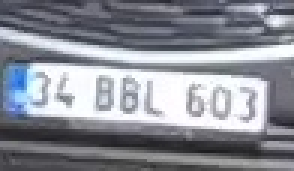
#> input picture license_plate_rec/plate_snaps/plate_100.jpg, 98 x 57 px (shown 3 times larger); its folder holds only this picture in this run
$ python plate_cls.py
#> lines starting #> are read from the running program, lines starting #| are printed output that depends on the picture; after the words box and inside, x2 and y2 are one past the last pixel; in counts of white or black regions, pixels touching at a corner belong together
#> in process_folder_deskew, img is the input picture: shape (57, 98, 3); mean B, G, R 149.9, 141.3, 138.3
import cv2
import numpy as np
from pathlib import Path


def _counter_rotation_deg_from_rect(rect):
    # rect: ((cx,cy), (w,h), ang)  ang ∈ (-90, 0]
    (w, h) = rect[1]
    ang = float(rect[2])

    # Uzun kenarı yataya getir
    if w < h:
        ang += 90.0

    rot = ang  # KARŞI döndürme

    # En küçük eşdeğer döndürmeye indir (−90, 90] aralığına sıkıştır)
    if rot > 90.0:
        rot -= 180.0
    elif rot <= -90.0:
        rot += 180.0
    return rot


def normalize_src_orientation(src: np.ndarray) -> np.ndarray:
    """TL,TR üstte; BL,BR altta ve sol gerçekten solda kalsın."""
    src = np.asarray(src, dtype=np.float32)
    TL, TR, BR, BL = src
    # 180° ters mi?
    if (TL[1] + TR[1]) * 0.5 > (BL[1] + BR[1]) * 0.5:
        src = np.array([BL, BR, TR, TL], dtype=np.float32)
    # ayna mı?
    TL, TR, BR, BL = src
    if (TL[0] + BL[0]) * 0.5 > (TR[0] + BR[0]) * 0.5:
        src = np.array([TR, TL, BL, BR], dtype=np.float32)
    return src


def order_points(pts: np.ndarray) -> np.ndarray:
        pts = pts.astype(np.float32)
        s = pts.sum(axis=1)
        diff = np.diff(pts, axis=1).ravel()
        tl = pts[np.argmin(s)]
        br = pts[np.argmax(s)]
        tr = pts[np.argmin(diff)]
        bl = pts[np.argmax(diff)]
        return np.array([tl, tr, br, bl], dtype=np.float32)


def _find_contours(img, mode=cv2.RETR_EXTERNAL, method=cv2.CHAIN_APPROX_SIMPLE):

    res = cv2.findContours(img, mode, method)
    cnts = res[0] if len(res) == 2 else res[1]
    return cnts


def deskew(roi_bgr: np.ndarray, *,
           do_perspective: bool = True,
           min_contour_area: int = 120,
           canny1: int = 60,
           canny2: int = 120,
           debug: bool = False
           ):


#> called with do_perspective = True, min_contour_area = 120, canny1 = 60, canny2 = 120, debug = True
    H, W = roi_bgr.shape[:2]
#> H = 57; W = 98
    dbg = {}

    gray = cv2.cvtColor(roi_bgr, cv2.COLOR_BGR2GRAY)
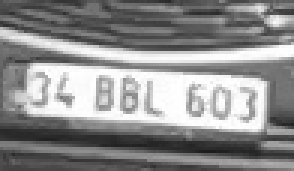
#> gray: shape (57, 98) (shown 3 times larger); min 28, max 255, mean 141.4
    ######***************
    gray_f = cv2.bilateralFilter(gray, 7, 50, 50)
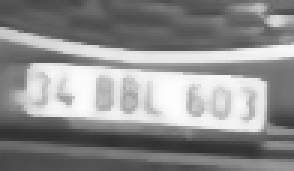
#> gray_f: shape (57, 98) (shown 3 times larger); min 48, max 253, mean 141.9
    edges = cv2.Canny(gray_f, canny1, canny2)
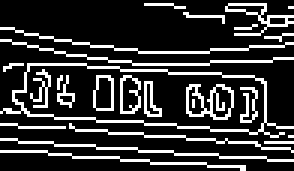
#> edges: shape (57, 98) (shown 3 times larger); 20.1% white in thin lines or dots
    edges = cv2.morphologyEx(edges, cv2.MORPH_CLOSE, np.ones((3,3), np.uint8), iterations=1)
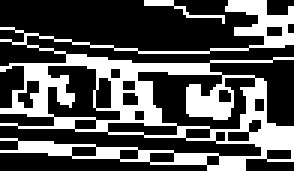
#> edges: shape (57, 98) (shown 3 times larger); 32.7% white; 2 white regions
    #######*************

    if debug:
        dbg["edges"] = edges.copy()


    cnts = _find_contours(edges)
#> in _find_contours, `res = cv2.findContours(img, mode, method)`: res = 2 contours, 1 with area under 20; largest, box (x1, y1, x2, y2) and area: (0, 0, 98, 57) 2384
#> in _find_contours, `cnts = res[0] if len(res) == 2 else res[1]`: cnts has the same summary as res
#> cnts has the same summary as res in _find_contours
    cnt = max(cnts, key=cv2.contourArea) if cnts else None
#> cnt = contour of 209 points, box (x1, y1, x2, y2) (0, 0, 98, 57), area 2384
    if cnt is not None and cv2.contourArea(cnt) < min_contour_area:
        cnt = None

    ####minarearect

    angle = 0.0
    if cnt is not None:
        rect = cv2.minAreaRect(cnt)             # ((cx,cy), (w,h), angle)  angle ∈ (-90,0]
#> rect = ((48.5, 28), (56, 97), -90)
        angle = _counter_rotation_deg_from_rect(rect)
#> in _counter_rotation_deg_from_rect, `(w, h) = rect[1]`: w = 56; h = 97
#> in _counter_rotation_deg_from_rect, `ang = float(rect[2])`: ang = -90
#> in _counter_rotation_deg_from_rect, `ang += 90.0`: ang = 0
#> angle = 0
# =============================================================================
#         (w, h) = rect[1]
#         ang = rect[2]
#
#         if w < h:
#             ang += 90.0
#         angle = ang
#
# =============================================================================


    #Deskew
    M = cv2.getRotationMatrix2D((W/2.0, H/2.0), angle, 1.0)           ##goruntunun merkezini secer , dondurmek icin
#> M = [[1, 0, 0], [0, 1, 0]]
    rotated = cv2.warpAffine(roi_bgr, M, (W, H), flags=cv2.INTER_CUBIC, borderMode=cv2.BORDER_REPLICATE)        #dondur

# =============================================================================
#     if not do_perspective:
#         return (rotated, dbg) if debug else rotated
# =============================================================================

    if debug:
        dbg["angle_deg"] = float(angle)  # burada artık 150-180 gibi değer görmeyeceksin

    #4 kose perspektif duzeltme
    gry = cv2.cvtColor(rotated, cv2.COLOR_BGR2GRAY)
    thr = cv2.threshold(gry, 0, 255, cv2.THRESH_BINARY + cv2.THRESH_OTSU)[1]
#> thr: shape (57, 98); 34.2% white; 16 white regions (13 under 20 px), largest, box (x1, y1, x2, y2) and area: (4, 21, 89, 44) 1391, (0, 9, 98, 22) 418, (77, 1, 98, 9) 57
    thr = cv2.morphologyEx(thr, cv2.MORPH_CLOSE, np.ones((3,3), np.uint8), iterations=2)
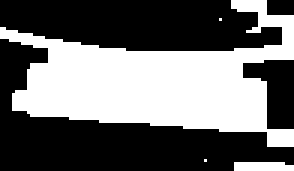
#> thr: shape (57, 98) (shown 3 times larger); 42% white; 4 white regions (2 under 20 px)

    if debug:
        dbg["thr"] = thr.copy()

    cnts2= _find_contours(thr)
#> in _find_contours (call 2), `res = cv2.findContours(img, mode, method)`: res = 4 contours, 2 with area under 20; largest, box (x1, y1, x2, y2) and area: (0, 0, 98, 49) 2098, (78, 54, 98, 57) 36
#> in _find_contours (call 2), `cnts = res[0] if len(res) == 2 else res[1]`: cnts has the same summary as res
#> cnts2 has the same summary as res in _find_contours
    if not cnts2:
        return (rotated , dbg) if debug else rotated

    cnt2 = max(cnts2, key = cv2.contourArea)
#> cnt2 = contour of 91 points, box (x1, y1, x2, y2) (0, 0, 98, 49), area 2098
    peri = cv2.arcLength(cnt2, True)
#> peri = 387.2
    approx = cv2.approxPolyDP(cnt2, 0.02*peri, True)
#> approx = contour of 10 points, box (x1, y1, x2, y2) (0, 0, 98, 49), area 2352


    ####4 kose degilse
    if len(approx) == 4 and cv2.isContourConvex(approx):
            quad = approx.reshape(4, 2).astype(np.float32)   # <-- reshape
    else:
            box = cv2.boxPoints(cv2.minAreaRect(cnt2))
#> box = [[97, 48], [-1.47e-15, 48], [0, 0], [97, 0]]
            quad = box.astype(np.float32)
#> quad = [[97, 48], [-1.47e-15, 48], [0, 0], [97, 0]]

    src = order_points(quad)
#> in order_points, `s = pts.sum(axis=1)`: s = [145, 48, 0, 97]
#> in order_points, `diff = np.diff(pts, axis=1).ravel()`: diff = [-49, 48, 0, -97]
#> in order_points, `tl = pts[np.argmin(s)]`: tl = [0, 0]
#> in order_points, `br = pts[np.argmax(s)]`: br = [97, 48]
#> in order_points, `tr = pts[np.argmin(diff)]`: tr = [97, 0]
#> in order_points, `bl = pts[np.argmax(diff)]`: bl = [-1.47e-15, 48]
#> src = [[0, 0], [97, 0], [97, 48], [-1.47e-15, 48]]
    src = normalize_src_orientation(src)
#> in normalize_src_orientation, `TL, TR, BR, BL = src`: TL = [0, 0]; TR = [97, 0]; BR = [97, 48]; BL = [-1.47e-15, 48]


    #boyut

    widthA = np.linalg.norm(src[2] - src[3])
#> widthA = 97
    widthB = np.linalg.norm(src[1] - src[0])
#> widthB = 97
    heightA = np.linalg.norm(src[1] - src[2])
#> heightA = 48
    heightB = np.linalg.norm(src[0] - src[3])
#> heightB = 48


    maxW = int(max(widthA, widthB))
#> maxW = 97
    maxH = int(max(heightA, heightB))
#> maxH = 48
    maxW = max(maxW, 40)
    maxH = max(maxH, 20)


    aspect = maxW / max(1, maxH)
#> aspect = 2.02
    if aspect > 2.0:
        tgtH = 64
        tgtW = int(tgtH * min(max(aspect, 3.0), 6.0))  # 3–6 aralığına sıkıştırıyo
#> tgtW = 192
    else:
        tgtH = 96
        tgtW = int(tgtH * min(max(aspect, 1.2), 2.2))

    dst = np.array([[0, 0],
                    [tgtW - 1, 0],
                    [tgtW - 1, tgtH - 1],
                    [0, tgtH - 1]], dtype=np.float32)
#> dst = [[0, 0], [191, 0], [191, 63], [0, 63]]

    M_p = cv2.getPerspectiveTransform(src, dst)
#> M_p = [[1.97, 6.03e-17, 0], [0, 1.31, 0], [0, 3.16e-19, 1]]
    warped = cv2.warpPerspective(
        rotated, M_p, (tgtW, tgtH),
        flags=cv2.INTER_CUBIC,
        borderMode=cv2.BORDER_REPLICATE
    )
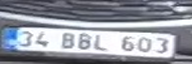
#> warped: shape (64, 192, 3); mean B, G, R 158.7, 149.3, 145.9

    if warped.shape[1] < warped.shape[0]:
        warped = cv2.rotate(warped, cv2.ROTATE_90_CLOCKWISE)

    if debug:
        dbg.update({
            "angle_deg": angle,
            "quad_src": src.copy(),
            "rotated": rotated.copy(),
        })
        return warped, dbg
    else:
        return warped


# =============================================================================
# IN_DIR   = "data/ocr/ocr/"
# OUT_DIR  = "data/ocr/ocr/prep_out"
#
# WARP_DIR = Path(OUT_DIR, "warped")
# DBG_DIR  = Path(OUT_DIR, "debug")
# WARP_DIR.mkdir(parents=True, exist_ok=True)
# DBG_DIR.mkdir(parents=True, exist_ok=True)
#
# roi = cv2.imread("plate_snaps/192.168.1.130_ch5_20250507163002_20250507170001_f000190_i00_x295y730x698y898.jpg")
# warped, dbg = deskew(roi, debug=True)
# # =============================================================================
# # cv2.imshow("edges", dbg["edges"]); cv2.imshow("thr", dbg["thr"])
# # =============================================================================
# cv2.imshow("warped", warped); cv2.waitKey(0); cv2.destroyAllWindows()
# =============================================================================
     #****************************************************************************************************************************


import numpy as np


def list_images(in_dir, patterns=('*.jpg')):
    p = Path(in_dir)
    files = []
    for pat in patterns:
        files.extend(sorted(p.rglob(pat)))
    return [str(f) for f in files]


def process_folder_deskew(in_dir: str,
                          out_dir: str,
                          *,
                          save_debug: bool = True,
                          do_perspective: bool = True,
                          min_contour_area: int = 120,
                          canny1: int = 60,
                          canny2: int = 120):

    in_paths = list_images(in_dir)
    out_dir = Path(out_dir)
    warp_dir = out_dir / "warp"
    dbg_dir  = out_dir / "debug"
    warp_dir.mkdir(parents=True, exist_ok=True)
    if save_debug:
        dbg_dir.mkdir(parents=True, exist_ok=True)

    results = []
    for ipath in in_paths:


        p = Path(ipath)
        if not (p.is_file() and p.suffix.lower() in {'.jpg','.jpeg','.png','.bmp','.tif','.tiff','.webp'}):
            # print(f"skip non-image: {ipath}")  # istersen logla
            continue

        img = cv2.imread(str(p), cv2.IMREAD_COLOR)
        if img is None:
            # print(f"unreadable image: {ipath}")
            continue


        if img is None:
            continue

        if save_debug:
            warped, dbg = deskew(
                img,
                do_perspective=do_perspective,
                min_contour_area=min_contour_area,
                canny1=canny1,
                canny2=canny2,
                debug=True
            )
#> dbg = 5 items
        else:
            warped = deskew(
                img,
                do_perspective=do_perspective,
                min_contour_area=min_contour_area,
                canny1=canny1,
                canny2=canny2,
                debug=False
            )
            dbg = None

        stem = Path(ipath).stem
        out_warp = warp_dir / f"{stem}_warped.png"
        cv2.imwrite(str(out_warp), warped)

        saved = {"input": ipath, "warped": str(out_warp)}

        # Debug görselleri (varsa) kaydet
        if save_debug and isinstance(dbg, dict):
            if "edges" in dbg:
                cv2.imwrite(str(dbg_dir / f"{stem}_1_edges.png"), dbg["edges"])
            if "thr" in dbg:
                cv2.imwrite(str(dbg_dir / f"{stem}_2_thr.png"), dbg["thr"])
            if "rotated" in dbg:
                rotated = dbg["rotated"].copy()
                # dörtgen bulunduysa çiz
                if "quad_src" in dbg:
                    pts = dbg["quad_src"].astype(np.int32)
#> pts = [[0, 0], [97, 0], [97, 48], [0, 48]]
                    cv2.polylines(rotated, [pts], True, (0, 255, 0), 2)
                # açı bilgisi varsa yaz
                ang = dbg.get("angle_deg", None)
#> ang = 0
                if ang is not None:
                    cv2.putText(rotated, f"angle={ang:.2f} deg",
                                (10, 24), cv2.FONT_HERSHEY_SIMPLEX, 0.7,
                                (0, 0, 255), 2, cv2.LINE_AA)
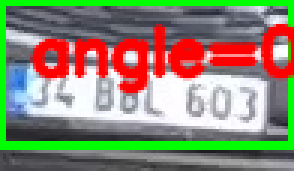
#> rotated: shape (57, 98, 3) (shown 3 times larger); mean B, G, R 113.9, 136.6, 140.4
                cv2.imwrite(str(dbg_dir / f"{stem}_3_rotated.png"), rotated)

            saved["debug_dir"] = str(dbg_dir)

        results.append(saved)

    return results


results = process_folder_deskew(
     in_dir="plate_snaps",
     out_dir="plates4",
     save_debug=True,
     do_perspective=True,
    canny1 = 60, canny2=120,
)
print(f"{len(results)} görsel işlendi.")
